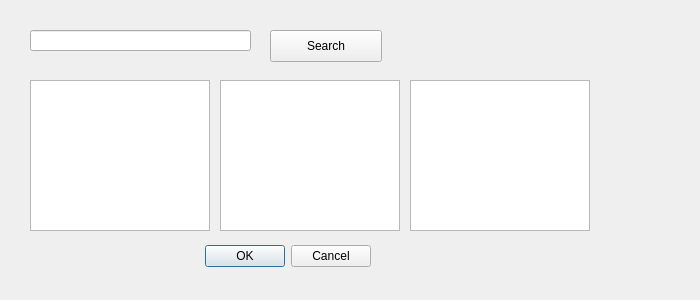
<ui version="4.0" >
 <class>ptapluginDialogBase</class>
 <widget class="QDialog" name="ptapluginDialogBase" >
  <property name="geometry" >
   <rect>
    <x>0</x>
    <y>0</y>
    <width>700</width>
    <height>300</height>
   </rect>
  </property>
  <property name="windowTitle" >
   <string>ptaplugin</string>
  </property>
  <widget class="QDialogButtonBox" name="button_box" >
   <property name="geometry" >
    <rect>
     <x>30</x>
     <y>240</y>
     <width>341</width>
     <height>32</height>
    </rect>
   </property>
   <property name="orientation" >
    <enum>Qt::Horizontal</enum>
   </property>
   <property name="standardButtons" >
    <set>QDialogButtonBox::Cancel|QDialogButtonBox::Ok</set>
   </property>
  </widget>

  <widget class="QPushButton" name="searchButton">
   <property name="geometry">
    <rect>
     <x>270</x>
     <y>30</y>
     <width>112</width>
     <height>32</height>
    </rect>
   </property>
   <property name="text">
    <string>Search</string>
   </property>
  </widget>

  <widget class="QListWidget" name="searchResult">
   <property name="geometry">
    <rect>
     <x>30</x>
     <y>80</y>
     <width>180</width>
     <height>151</height>
    </rect>
   </property>
  </widget>


  <widget class="QListWidget" name="searchResult2">
   <property name="geometry">
    <rect>
     <x>220</x>
     <y>80</y>
     <width>180</width>
     <height>151</height>
    </rect>
   </property>
  </widget>

  <widget class="QListWidget" name="searchResult3">
   <property name="geometry">
    <rect>
     <x>410</x>
     <y>80</y>
     <width>180</width>
     <height>151</height>
    </rect>
   </property>
  </widget>

  <widget class="QLineEdit" name="searchBox">
   <property name="geometry">
    <rect>
     <x>30</x>
     <y>30</y>
     <width>221</width>
     <height>21</height>
    </rect>
   </property>
  </widget>

 </widget>
 <resources/>
 <connections>
  <connection>
   <sender>button_box</sender>
   <signal>accepted()</signal>
   <receiver>ptapluginDialogBase</receiver>
   <slot>accept()</slot>
   <hints>
    <hint type="source_label" >
     <x>248</x>
     <y>254</y>
    </hint>
    <hint type="destination_label" >
     <x>157</x>
     <y>274</y>
    </hint>
   </hints>
  </connection>
  <connection>
   <sender>button_box</sender>
   <signal>rejected()</signal>
   <receiver>ptapluginDialogBase</receiver>
   <slot>reject()</slot>
   <hints>
    <hint type="source_label" >
     <x>316</x>
     <y>260</y>
    </hint>
    <hint type="destination_label" >
     <x>286</x>
     <y>274</y>
    </hint>
   </hints>
  </connection>
 </connections>
</ui>
